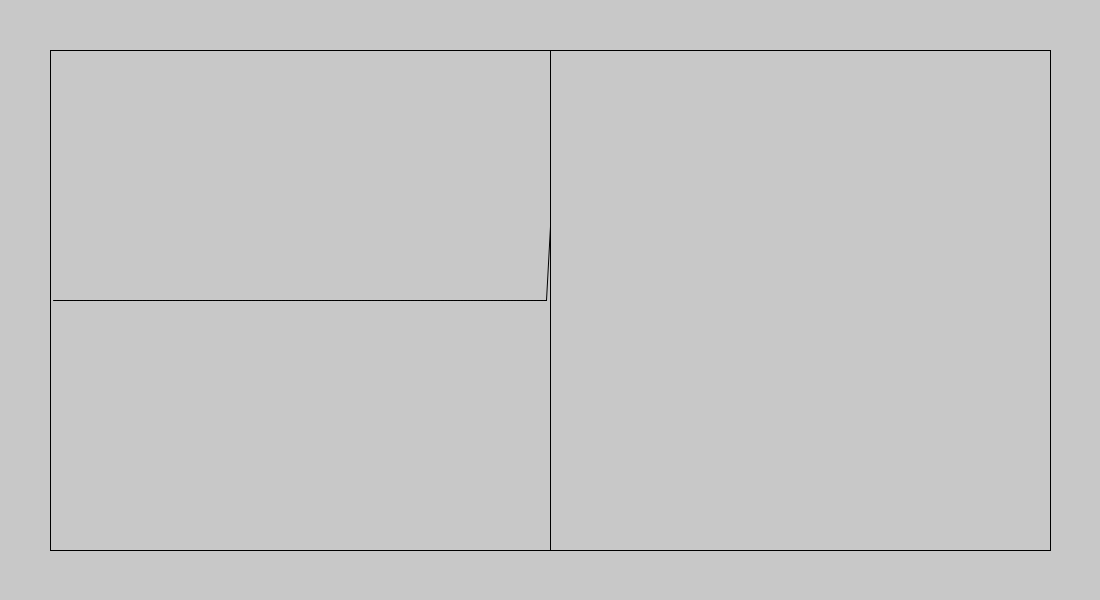
Frame 1 (no input)
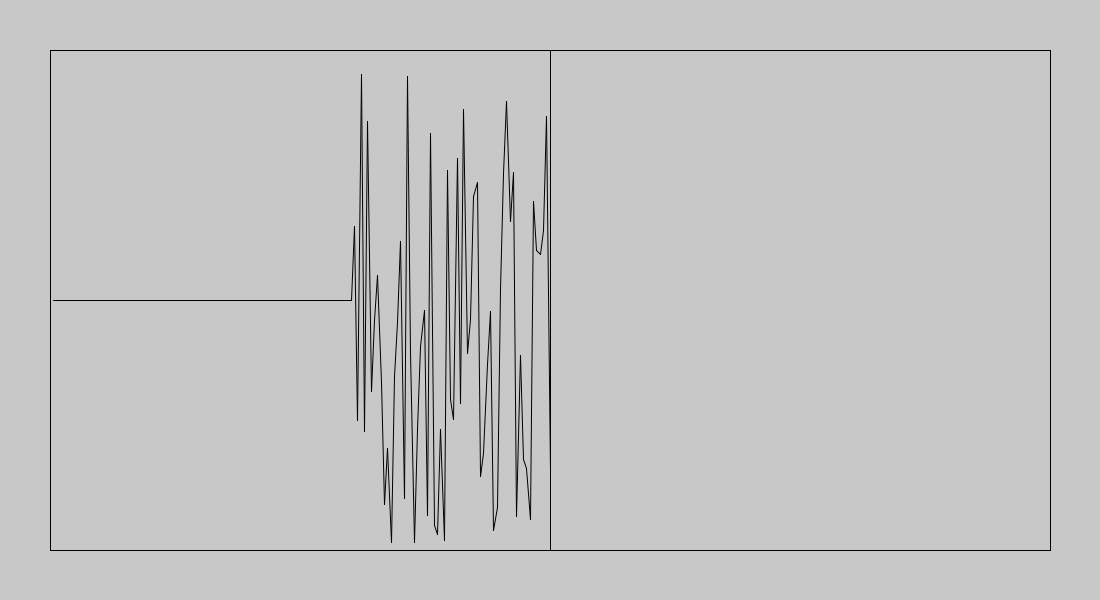
Frame 60 (the mouse pressed at the canvas centre just before this capture)
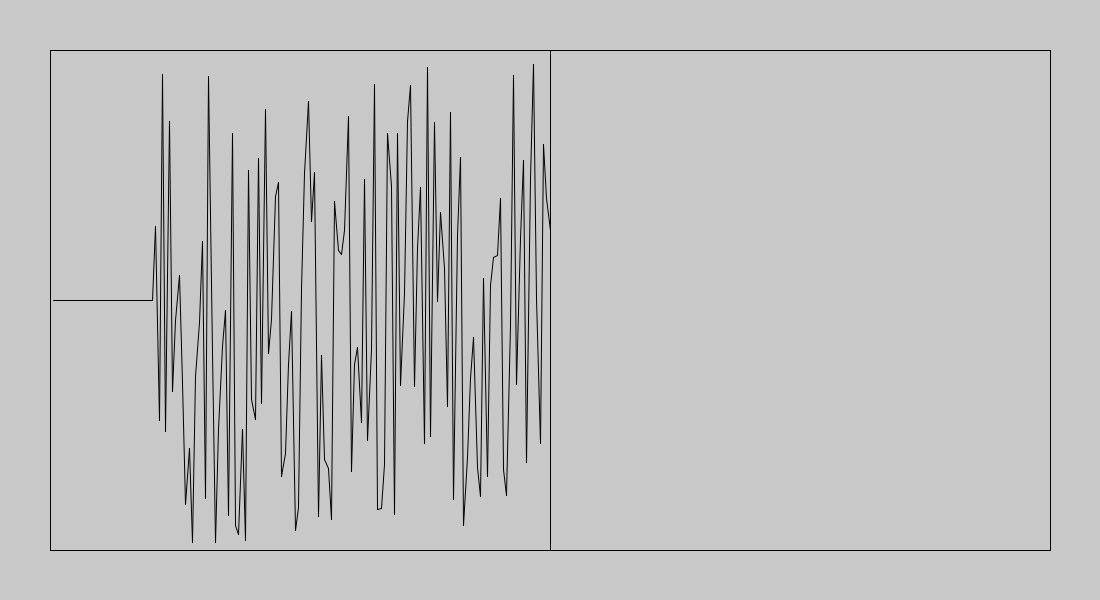
Frame 120 (the mouse held since frame 60 and released just before this capture)

The Processing sketch that drew these frames (run headless with seeded random() and noise(); from frame 60 on, the mouse is pressed at the canvas centre):

// Processing sketch: drawSignal
// ── drawSignal.pde
int signalBoxSize = 151;

int minValue = 0;
int maxValue = 1024;

int signalBoxWidth = 1000;
int signalBoxHeight = 500;
int signalBoxMargin = 50;
int middle = signalBoxWidth / 2;

int windowWidth = signalBoxWidth + signalBoxMargin*2;
int windowHeight = signalBoxHeight + signalBoxMargin*2;

float lineWidthGap = middle / (float)signalBoxSize;
float lineHeightGap = signalBoxHeight / (float)abs(maxValue - minValue);

signalBox sigBox = new signalBox();
int count = 0; 

void setup(){
    
  size(500, 500);
  surface.setSize(windowWidth, windowHeight);
  
  
  //Testing signalBox!!!
    //signalBox aa = new signalBox();
    
    //for(int i = 0; i<123; i++)
    //  aa.inputSignal(i);
    
    //printArray(aa.dataBox);
    //printArray(aa.getSignal());
    
    //printArray(new int[] {1, 2, 3, 4});
}



void draw(){
  background(200);
  stroke(0);
  drawGrid();
  sigBox.inputSignal((int)random(1024));
  drawSignal(sigBox.getSignal());
  
  delay(10);
  //int[] box = new int[signalBoxSize];
  
  //for(int i=0; i<signalBoxSize; i++){
  //  ellipse(xPos(i), yPos(i*1024/signalBoxSize), 10, 10);
  //  box[i] = i*1024/signalBoxSize;
  //}
  //drawSignal(box);
}

void drawSignal(int[] signalBox){
  for(int i=0; i< signalBoxSize-1; i++){
    line(xPos(i), yPos(signalBox[i]), xPos(i+1), yPos(signalBox[i+1]));
  }
}

int xPos(int widthNum){
  int w = constrain(widthNum, 0, signalBoxSize);
  //return new int[] { signalBoxMargin + middle - lineWidthGap* widthNum, (maxValue - heightNum) * lineHeightGap + signalBoxMargin);
  return (int)(signalBoxMargin + middle - lineWidthGap* w);
}

int yPos(int heightNum){
  int h = constrain(heightNum, minValue, maxValue);
  //return new int[] { signalBoxMargin + middle - lineWidthGap* widthNum, (maxValue - heightNum) * lineHeightGap + signalBoxMargin);
  return (int)((maxValue - h) * lineHeightGap + signalBoxMargin);
}

void drawGrid(){
  line(signalBoxMargin, signalBoxMargin, windowWidth - signalBoxMargin, signalBoxMargin);
  line(signalBoxMargin, windowHeight - signalBoxMargin, windowWidth - signalBoxMargin, windowHeight - signalBoxMargin);

  line(signalBoxMargin + signalBoxWidth/2, signalBoxMargin, signalBoxMargin + signalBoxWidth/2, windowHeight - signalBoxMargin);
  
  line(signalBoxMargin, signalBoxMargin, signalBoxMargin, windowHeight - signalBoxMargin);
  line(windowWidth - signalBoxMargin, signalBoxMargin, windowWidth - signalBoxMargin, windowHeight - signalBoxMargin);
}

void printArray(int[] array){
  println();
  print(" {");
  for(int i=0; i<array.length-1; i++){
    print(array[i]);
    print(", ");
  }
  println(array[array.length-1] + "}");
  
}


class signalBox{
  int[] dataBox;
  int[] returnBox;
  int location = 0;
  
  signalBox(){
    dataBox = new int[signalBoxSize];
    returnBox = new int[signalBoxSize];
    for(int i=0; i<signalBoxSize; i++){
      dataBox[i] = 512;
    }
  }
  void inputSignal(int signal){
    signal = constrain(signal, 0, 1024);
    dataBox[location] = signal;
    location++;
    
    if(location >= signalBoxSize){
      location = 0;
    }
  }
  int[] getSignal(){
    for(int i=0; i< signalBoxSize; i++){
      
        if(0<= location-1-i)
          returnBox[i] = dataBox[location-1-i];
        else
          returnBox[i] = dataBox[signalBoxSize+location-1-i];
      
    }
    return returnBox;
  }
  
  
}
